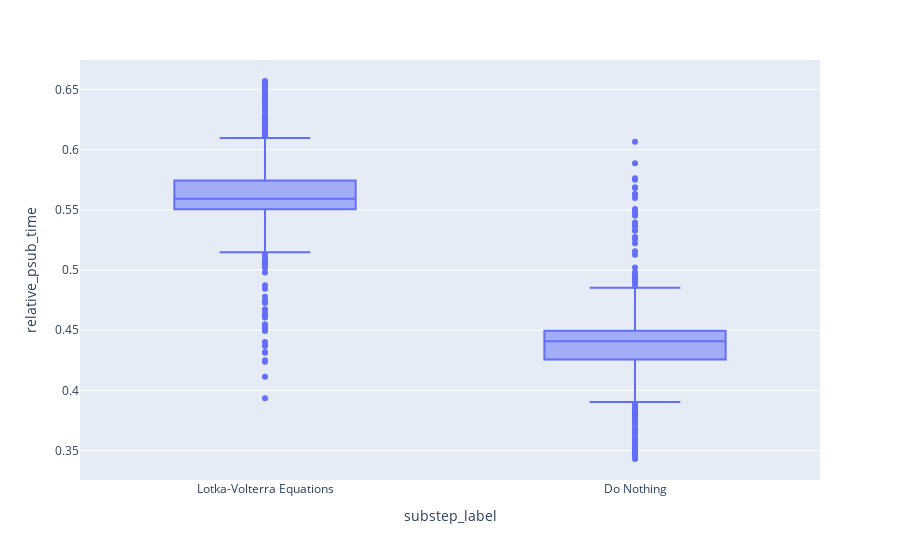

The code cell stored with this chart in its notebook:
### Code cell
from cadCAD_tools.profiling.visualizations import visualize_substep_impact

visualize_substep_impact(df, relative=True)

### Figure 1 — Plotly figure (JSON) as saved in the notebook; plotly's stock layout.template omitted (floating-point values rounded to 4 significant figures; data arrays with more than 128 entries replaced by an {"elided": "..."} marker saying what was removed)
{"data": [{"alignmentgroup": "True", "hovertemplate": "substep_label=%{x}<br>relative_psub_time=%{y}<extra></extra>", "legendgroup": "", "marker": {"color": "#636efa"}, "name": "", "notched": false, "offsetgroup": "", "orientation": "v", "showlegend": false, "type": "box", "x": {"elided": "1080 str values"}, "x0": " ", "xaxis": "x", "y": {"elided": "1080 float values"}, "y0": " ", "yaxis": "y"}], "layout": {"boxmode": "group", "legend": {"tracegroupgap": 0}, "margin": {"t": 60}, "xaxis": {"anchor": "y", "domain": [0, 1], "title": {"text": "substep_label"}}, "yaxis": {"anchor": "x", "domain": [0, 1], "title": {"text": "relative_psub_time"}}}}
